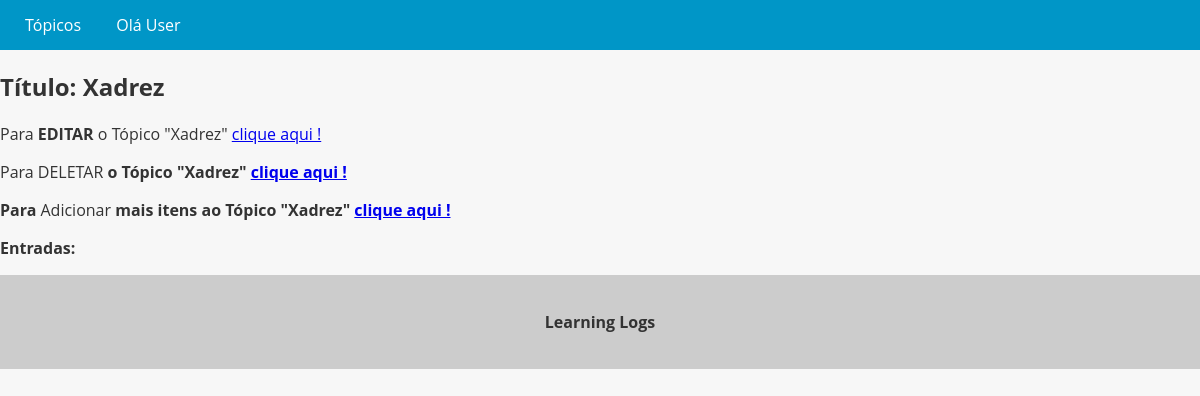
Page /topic/1 on the earlier database version.
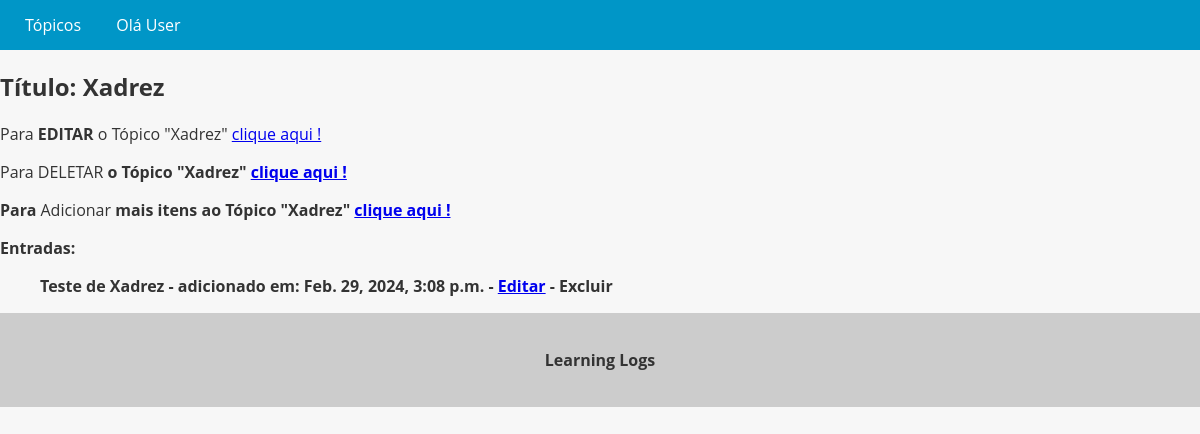
Same page on the later database version.
### app_learning/models.py (models this page shows, shortened)
class Entry(models.Model):
    topic = models.ForeignKey(Topic, on_delete=models.CASCADE)
    text = models.TextField()
    date_add = models.DateTimeField(auto_now_add=True)

### app_learning/views.py (the view)
# urls.py: path('topic/<int:pk>',TopicDetailsView.as_view(), name='topic_detail'),
class TopicDetailsView(DetailView):
    model = Topic
    template_name = 'topic_details.html'
    context = 'topics'
    def get_context_data(self, **kwargs) -> dict[str, Any]:
        context = super().get_context_data(**kwargs)
        entries = self.object.entry_set.order_by('-date_add')
        context["entries"] = entries
        return context

### app_learning/models.py (called while the page is built)
    def __str__(self):
        return self.text

### app_learning/templates/topic_details.html
{% extends "base.html" %}
{%block content%}
<h2>Título: {{ topic }}</h2>
    <p>Para <b>EDITAR</b> o Tópico "{{topic}}" <a href="{% url 'topic_view_update' topic.pk%}">clique aqui !</a></p>
    <p>Para </b>DELETAR<b> o Tópico "{{topic}}" <a href="{% url 'topic_view_delete' topic.pk %}">clique aqui !</a></p>
    <p>Para </b>Adicionar<b> mais itens ao Tópico "{{topic}}" <a href="{% url 'entry_view_create' topic.pk%}">clique aqui !</a></p>
<p>Entradas: </p>
<ul>
    <div>
        {%for entry in entries%}
        <p>{{entry.text}} - adicionado em: {{entry.date_add}} - <a href="{% url 'entry_view_update' entry.pk %}">Editar</a> - Excluir</p>
    </div>
    {%endfor%}
</ul>
{%endblock%}

Differences in the rows shown:
added Entry: text "Teste de Xadrez", date_add "Feb. 29, 2024, 3:08 p.m."
